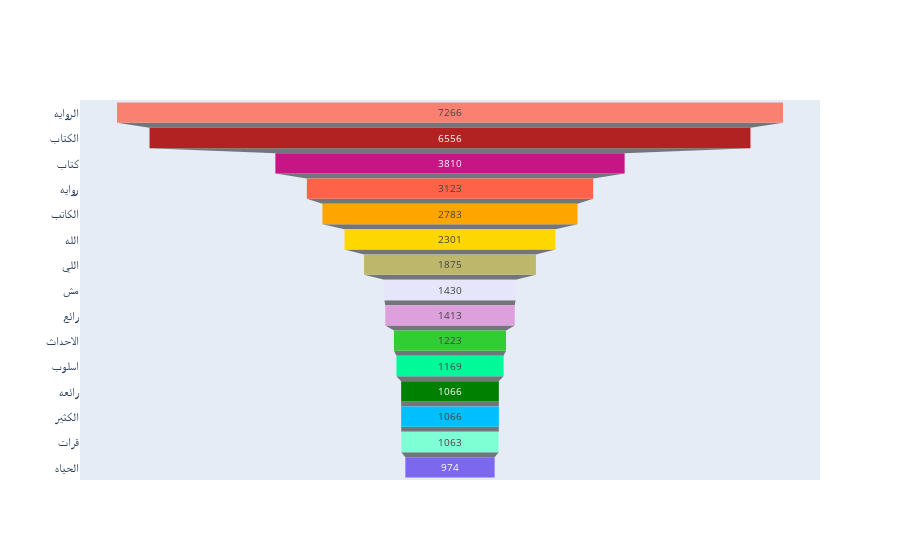

The notebook cell this image was saved under:
### Code cell
go_figure(data=MostFrequentWordDF)

### Figure 1 — Plotly figure (JSON) as saved in the notebook; plotly's stock layout.template omitted (floating-point values rounded to 4 significant figures)
{"data": [{"marker": {"color": ["Salmon", "FireBrick", "MediumVioletRed", "Tomato", "Orange", "Gold", "DarkKhaki", "Lavender", "Plum", "LimeGreen", "MediumSpringGreen", "Green", "DeepSkyBlue", "Aquamarine", "MediumSlateBlue"]}, "type": "funnel", "x": [7266, 6556, 3810, 3123, 2783, 2301, 1875, 1430, 1413, 1223, 1169, 1066, 1066, 1063, 974], "y": ["الروايه", "الكتاب", "كتاب", "روايه", "الكاتب", "الله", "اللي", "مش", "رائع", "الاحداث", "اسلوب", "رائعه", "الكثير", "قرات", "الحياه"]}], "layout": {}}
